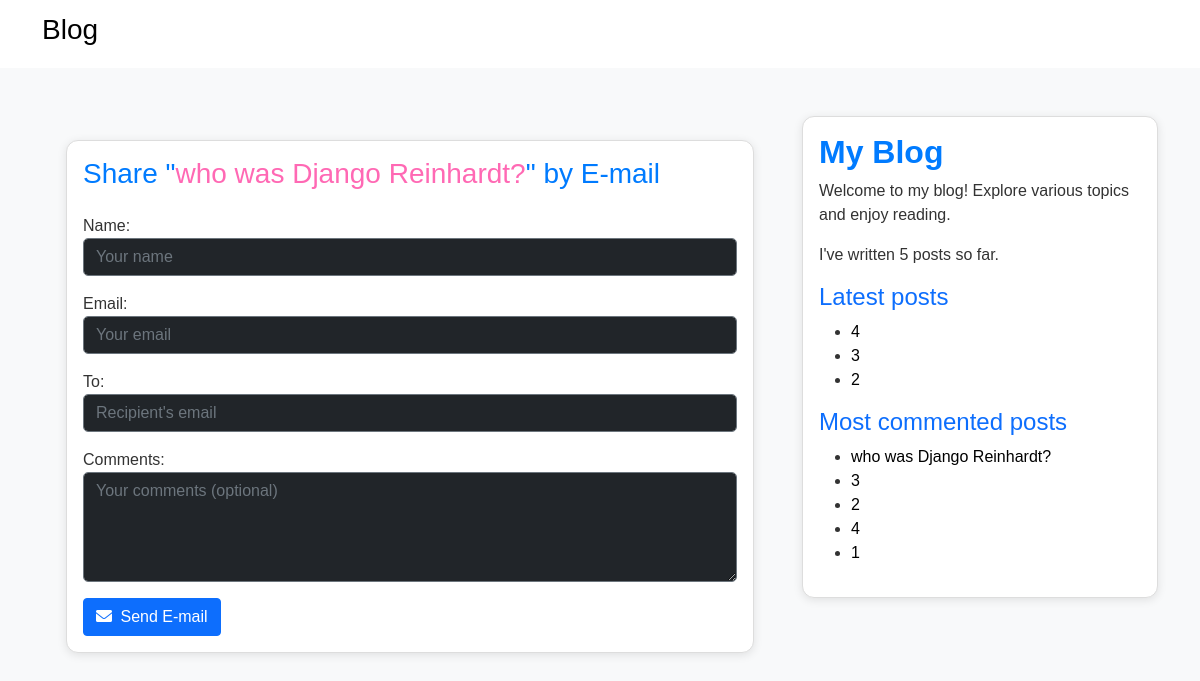
Screenshot of /blog/1/share/ with the database file from the repository.
### blog/models.py (models this page shows, shortened)
class Post(models.Model):
    class Status(models.TextChoices):
        DRAFT = 'DF','DRAFT'
        PUBLISHED = 'PB', 'PUBLISHED'
    title =models.CharField(max_length=250)
    slug =models.SlugField(max_length=250, unique_for_date='publish')
    body =models.TextField()
    publish = models.DateTimeField(default=timezone.now)
    created = models.DateTimeField(auto_now_add=True)
    updated = models.DateTimeField(auto_now=True)
    status = models.CharField(max_length=2 , choices=Status, default=Status.DRAFT)
    author = models.ForeignKey(settings.AUTH_USER_MODEL,on_delete=models.CASCADE, related_name='blog_posts')
    objects = models.Manager()
    published = PublishedManager()
    tags = TaggableManager()
    class Meta:
        ordering = ['-publish']
        indexes = [
            models.Index(fields=['-publish']),
        ]
    def get_absolute_url(self):
        return reverse('blog:post_detail',args=[self.publish.year,self.publish.month,self.publish.day,self.slug])

### blog/views.py (the view)
# urls.py: path('<int:post_id>/share/', views.post_share, name='post_share'),
def post_share(request, post_id):
    post = get_object_or_404(Post,id=post_id,status=Post.Status.PUBLISHED)
    sent = False
    if request.method == 'POST':
        form = EmailPostForm(request.POST)
        if form.is_valid():
            cd = form.cleaned_data
            post_url = request.build_absolute_uri(post.get_absolute_url())
            subject = (f"{cd['name']} ({cd['email']}) " f"recommends you read {post.title}")
            message = (f"Read {post.title} at {post_url}\n\n"f"{cd['name']}\'s comments: {cd['comments']}")
            send_mail(subject=subject,message=message,from_email=None,recipient_list=[cd['to']])
            sent = True
    else:
        form = EmailPostForm()
    return render(request,'blog/post/share.html',{'post': post,'form': form,'sent': sent})

### blog/forms.py
class EmailPostForm(forms.Form):
    name = forms.CharField(max_length=25,widget=forms.TextInput(attrs={'class': 'form-control bg-dark text-light border-secondary','placeholder': 'Your name'}))
    email = forms.EmailField(widget=forms.EmailInput(attrs={'class': 'form-control bg-dark text-light border-secondary','placeholder': 'Your email'}))
    to = forms.EmailField(widget=forms.EmailInput(attrs={'class': 'form-control bg-dark text-light border-secondary','placeholder': 'Recipient\'s email'}))
    comments = forms.CharField(required=False,widget=forms.Textarea(attrs={'class': 'form-control bg-dark text-light border-secondary','rows': 4,'placeholder': 'Your comments (optional)'}))

### blog/models.py (called while the page is built)
    def get_queryset(self):
        return (
            super().get_queryset().filter(status=Post.Status.PUBLISHED)
        )

### blog/templatetags/blog_tags.py (called while the page is built)
@register.simple_tag
def total_posts():
    return Post.published.count()

@register.inclusion_tag('blog/post/latest_posts.html')
def show_latest_posts(count=5):
    latest_posts = Post.published.order_by('-publish')[:count]
    return {'latest_posts': latest_posts}

@register.simple_tag
def get_most_commented_posts(count=5):
    return Post.published.annotate(total_comments=Count('comments')).order_by('-total_comments')[:count]

### templates/blog/post/share.html (shortened to what this page needs)
{% extends "blog/base.html" %}
{% block content %}
    <div class="container py-4">
        {% if sent %}
            <div class="card mb-4">
                <div class="card-body text-center">
                    <h1 class="card-title mb-3">E-mail Successfully Sent</h1>
                    <p class="card-text">
                        "<span style="color:rgb(253, 79, 90);">{{ post.title }}</span>" was successfully sent to <strong style="color:rgb(253, 79, 90);">{{ form.cleaned_data.to }}</strong>.
                    </p>
                    <a href="{{ post.get_absolute_url }}" class="btn btn-outline-danger text-dark text-decoration-none mt-3">
                        <i class="fas fa-arrow-left me-1"></i> Back to Post
                    </a>
                </div>
            </div>
        {% else %}
            <div class="card">
                <div class="card-body">
                    <h1 class="card-title h3 mb-4">Share "<span style="color: #ff69b4;">{{ post.title }}</span>" by E-mail</h1>
                    <form method="post">
                        {{ form.as_p }}
                        <button type="submit" class="btn btn-primary">
                            <i class="fas fa-envelope me-1"></i> Send E-mail
                        </button>
                    </form>
                </div>
            </div>
        {% endif %}
    </div>
{% endblock %}

### templates/blog/base.html (shortened to what this page needs)
{% load blog_tags %}
{% load static %}
<!DOCTYPE html>
<html lang="en">
<head>
    <link rel="stylesheet" href="https://cdnjs.cloudflare.com/ajax/libs/font-awesome/6.0.0-beta3/css/all.min.css">
    <link rel="stylesheet" href="{% static 'css/bootstrap.min.css' %}">
    <link href="{% static 'css/blog.css' %}" rel="stylesheet">
</head>
<body>
    {% include "blog/navbar.html" %}
    <div class="container py-4">
        <div class="row d-flex">
            <div class="col-12 col-md-4 order-md-1 mb-4">
                <div class="position-sticky">
                    <div class="card p-3">
                        <h2 class="fw-bold">My Blog</h2>
                        <p>Welcome to my blog! Explore various topics and enjoy reading.</p>
                        <p>I've written {% total_posts %} posts so far.</p>
                        <h4 class="text-primary">Latest posts</h4>
                        {% show_latest_posts 3 %}
                        <h4 class="text-primary">Most commented posts</h4>
                        {% get_most_commented_posts as most_commented_posts %}
                        <ul>
                            {% for post in most_commented_posts %}
                                <li>
                                    <a style="color: black;" href="{{ post.get_absolute_url }}">{{ post.title }}</a>
                                 </li>
                            {% endfor %}
                        </ul>
                    </div>
                </div>
            </div>
            <div class="col-12 col-md-8 order-md-0">
                {% block content %}{% endblock %}
            </div>
        </div>
    </div>
</body>
</html>

### templates/blog/post/latest_posts.html
<ul>
    {% for post in latest_posts %}
        <li>
            <a href="{{post.get_absolute_url}}" style="color: black;">{{post.title}}</a>
        </li>
    {% endfor %}
</ul>

### templates/blog/post/share.html (style rules this page uses)
.card form p label { color: #333; font-weight: 500; }
.card form p input, .card form p textarea { background-color: #fff; color: #333; border-color: #ddd; border-radius: 5px; transition: border-color 0.3s ease, box-shadow 0.3s ease; }

### rows the page displays
Post: title "4"
Post: title "3"
Post: title "2"
Post: title "who was Django Reinhardt?"
Post: title "1"
